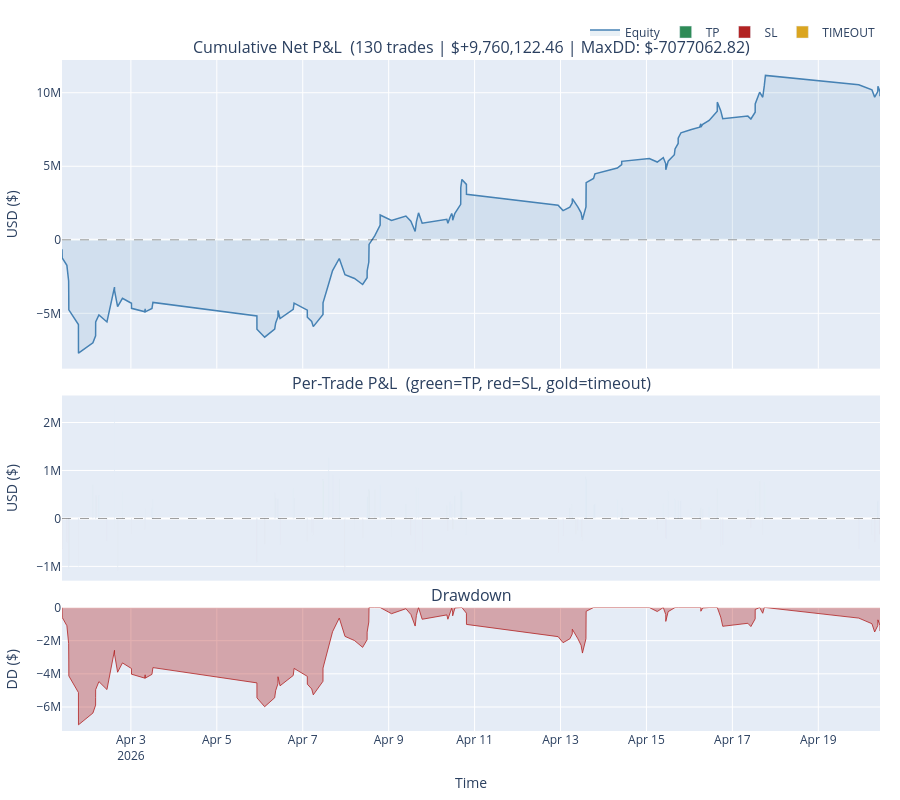

Write notebook code for a chart like this one.
### Code cell
if len(trades) == 0:
    print("No trades to display.")
else:
    def _summary_stats(df):
        if len(df) == 0:
            return {}
        return {
            'Trades':          len(df),
            'TP':              (df['outcome'] == 'tp').sum(),
            'SL':              (df['outcome'] == 'sl').sum(),
            'Timeout':         (df['outcome'] == 'timeout').sum(),
            'Win Rate %':      round((df['outcome'] == 'tp').mean() * 100, 1),
            'Net USD ($)':     round(df['net_usd'].sum(), 2),
            'Avg USD ($)':     round(df['net_usd'].mean(), 2),
            'Best Trade ($)':  round(df['net_usd'].max(), 2),
            'Worst Trade ($)': round(df['net_usd'].min(), 2),
            'Commission ($)':  round(COMMISSION_USD * len(df), 2),
        }

    stats = pd.DataFrame({
        'ALL':  _summary_stats(trades),
        'BUY':  _summary_stats(trades[trades['direction'] == 'BUY']),
        'SELL': _summary_stats(trades[trades['direction'] == 'SELL']),
    }).T
    display(stats)

    trades_sorted = trades.sort_values('time').reset_index(drop=True)
    trades_sorted['cum_usd'] = trades_sorted['net_usd'].cumsum()
    running_max = trades_sorted['cum_usd'].cummax()
    drawdown    = trades_sorted['cum_usd'] - running_max
    max_dd      = drawdown.min()

    colour_map = {'tp': 'seagreen', 'sl': 'firebrick', 'timeout': 'goldenrod'}
    bar_colours = trades_sorted['outcome'].map(colour_map)

    fig = make_subplots(
        rows=3, cols=1,
        shared_xaxes=True,
        row_heights=[0.5, 0.3, 0.2],
        vertical_spacing=0.04,
        subplot_titles=(
            f'Cumulative Net P&L  ({len(trades):,} trades | '
            f'${trades_sorted["cum_usd"].iloc[-1]:+,.2f} | MaxDD: ${max_dd:.2f})',
            'Per-Trade P&L  (green=TP, red=SL, gold=timeout)',
            'Drawdown',
        ),
    )

    # ── Row 1: Equity curve ───────────────────────────────────────────────────
    fig.add_trace(go.Scatter(
        x=trades_sorted['time'], y=trades_sorted['cum_usd'],
        mode='lines', line=dict(color='steelblue', width=1.5),
        fill='tozeroy', fillcolor='rgba(70,130,180,0.12)',
        name='Equity',
        hovertemplate='%{x|%Y-%m-%d %H:%M}<br>$%{y:+,.2f}<extra></extra>',
    ), row=1, col=1)
    fig.add_hline(y=0, line=dict(color='black', width=0.8, dash='dash'), opacity=0.5, row=1, col=1)

    # ── Row 2: Per-trade bars ─────────────────────────────────────────────────
    for outcome, color in colour_map.items():
        mask = trades_sorted['outcome'] == outcome
        fig.add_trace(go.Bar(
            x=trades_sorted.loc[mask, 'time'],
            y=trades_sorted.loc[mask, 'net_usd'],
            marker_color=color,
            name=outcome.upper(),
            hovertemplate='%{x|%Y-%m-%d %H:%M}<br>$%{y:+,.2f}<extra>' + outcome.upper() + '</extra>',
        ), row=2, col=1)
    fig.add_hline(y=0, line=dict(color='black', width=0.8, dash='dash'), opacity=0.5, row=2, col=1)

    # ── Row 3: Drawdown ───────────────────────────────────────────────────────
    fig.add_trace(go.Scatter(
        x=trades_sorted['time'], y=drawdown,
        mode='lines', line=dict(color='firebrick', width=0.8),
        fill='tozeroy', fillcolor='rgba(178,34,34,0.35)',
        name='Drawdown',
        hovertemplate='%{x|%Y-%m-%d %H:%M}<br>$%{y:,.2f}<extra></extra>',
        showlegend=False,
    ), row=3, col=1)

    fig.update_layout(
        height=800,
        barmode='relative',
        margin=dict(l=60, r=20, t=60, b=60),
        legend=dict(orientation='h', yanchor='bottom', y=1.02, xanchor='right', x=1),
        xaxis3=dict(title='Time'),
        yaxis=dict(title='USD ($)'),
        yaxis2=dict(title='USD ($)'),
        yaxis3=dict(title='DD ($)'),
        hovermode='x unified',
    )
    fig.show()

### Figure 1 — Plotly figure (JSON) as saved in the notebook; plotly's stock layout.template omitted (floating-point values rounded to 4 significant figures; data arrays with more than 128 entries replaced by an {"elided": "..."} marker saying what was removed)
{"data": [{"fill": "tozeroy", "fillcolor": "rgba(70,130,180,0.12)", "hovertemplate": "%{x|%Y-%m-%d %H:%M}<br>$%{y:+,.2f}<extra></extra>", "line": {"color": "steelblue", "width": 1.5}, "mode": "lines", "name": "Equity", "type": "scatter", "x": {"elided": "130 str values"}, "xaxis": "x", "y": {"elided": "130 float values"}, "yaxis": "y"}, {"hovertemplate": "%{x|%Y-%m-%d %H:%M}<br>$%{y:+,.2f}<extra>TP</extra>", "marker": {"color": "seagreen"}, "name": "TP", "type": "bar", "x": ["2026-04-02T02:47:00.000000", "2026-04-02T04:18:00.000000", "2026-04-02T04:19:00.000000", "2026-04-02T04:20:00.000000", "2026-04-02T06:09:00.000000", "2026-04-02T14:51:00.000000", "2026-04-02T19:18:00.000000", "2026-04-03T07:59:00.000000", "2026-04-03T11:47:00.000000", "2026-04-03T12:19:00.000000", "2026-04-06T08:20:00.000000", "2026-04-06T08:53:00.000000", "2026-04-06T10:10:00.000000", "2026-04-06T10:11:00.000000", "2026-04-06T18:41:00.000000", "2026-04-06T19:10:00.000000", "2026-04-07T11:19:00.000000", "2026-04-07T11:20:00.000000", "2026-04-07T14:25:00.000000", "2026-04-07T16:40:00.000000", "2026-04-07T20:24:00.000000", "2026-04-08T11:58:00.000000", "2026-04-08T11:59:00.000000", "2026-04-08T12:55:00.000000", "2026-04-08T12:56:00.000000", "2026-04-08T13:03:00.000000", "2026-04-08T16:17:00.000000", "2026-04-08T19:15:00.000000", "2026-04-08T19:16:00.000000", "2026-04-09T09:38:00.000000", "2026-04-09T15:30:00.000000", "2026-04-09T16:41:00.000000", "2026-04-10T08:29:00.000000", "2026-04-10T10:08:00.000000", "2026-04-10T11:13:00.000000", "2026-04-10T13:00:00.000000", "2026-04-10T16:14:00.000000", "2026-04-10T16:16:00.000000", "2026-04-10T16:17:00.000000", "2026-04-10T16:55:00.000000", "2026-04-13T05:13:00.000000", "2026-04-13T06:34:00.000000", "2026-04-13T06:35:00.000000", "2026-04-13T14:13:00.000000", "2026-04-13T14:18:00.000000", "2026-04-13T14:19:00.000000", "2026-04-13T18:27:00.000000", "2026-04-13T19:14:00.000000", "2026-04-14T07:44:00.000000", "2026-04-14T10:10:00.000000", "2026-04-14T10:11:00.000000", "2026-04-15T01:36:00.000000", "2026-04-15T09:24:00.000000", "2026-04-15T12:07:00.000000", "2026-04-15T15:35:00.000000", "2026-04-15T15:58:00.000000", "2026-04-15T17:43:00.000000", "2026-04-15T17:44:00.000000", "2026-04-15T19:17:00.000000", "2026-04-16T01:06:00.000000", "2026-04-16T05:45:00.000000", "2026-04-16T06:22:00.000000", "2026-04-16T07:25:00.000000", "2026-04-16T11:01:00.000000", "2026-04-16T15:33:00.000000", "2026-04-16T15:34:00.000000", "2026-04-17T08:39:00.000000", "2026-04-17T12:44:00.000000", "2026-04-17T12:45:00.000000", "2026-04-17T15:14:00.000000", "2026-04-17T17:49:00.000000", "2026-04-17T18:28:00.000000", "2026-04-20T09:13:00.000000", "2026-04-20T09:18:00.000000"], "xaxis": "x2", "y": [708500.0, 478800.0, 466000.0, 468400.0, 486200.0, 2370000.0, 562300.0, 202200.0, 230900.0, 406600.0, 541700.0, 428300.0, 422800.0, 415900.0, 623200.0, 426000.0, 820700.0, 797800.0, 1269000.0, 922000.0, 824300.0, 459700.0, 460800.0, 608000.0, 616300.0, 580300.0, 596500.0, 711200.0, 690700.0, 300900.0, 647600.0, 619800.0, 264300.0, 355700.0, 309500.0, 473100.0, 604000.0, 565600.0, 573400.0, 558700.0, 233900.0, 291400.0, 286700.0, 868400.0, 812100.0, 839800.0, 290000.0, 311200.0, 399200.0, 228500.0, 226500.0, 192900.0, 303600.0, 588800.0, 438700.0, 396700.0, 368600.0, 363700.0, 366900.0, 216900.0, 168000.0, 221300.0, 196500.0, 256500.0, 621700.0, 625500.0, 180000.0, 463100.0, 565800.0, 795300.0, 772100.0, 711800.0, 382800.0, 348900.0], "yaxis": "y2"}, {"hovertemplate": "%{x|%Y-%m-%d %H:%M}<br>$%{y:+,.2f}<extra>SL</extra>", "marker": {"color": "firebrick"}, "name": "SL", "type": "bar", "x": ["2026-04-01T09:32:00.000000", "2026-04-01T09:38:00.000000", "2026-04-01T12:15:00.000000", "2026-04-01T13:14:00.000000", "2026-04-01T13:18:00.000000", "2026-04-01T13:20:00.000000", "2026-04-01T18:42:00.000000", "2026-04-01T18:43:00.000000", "2026-04-01T18:44:00.000000", "2026-04-02T10:38:00.000000", "2026-04-02T16:35:00.000000", "2026-04-03T00:20:00.000000", "2026-04-03T00:21:00.000000", "2026-04-03T07:51:00.000000", "2026-04-03T08:00:00.000000", "2026-04-05T22:24:00.000000", "2026-04-05T22:25:00.000000", "2026-04-06T02:44:00.000000", "2026-04-06T11:20:00.000000", "2026-04-07T02:33:00.000000", "2026-04-07T02:34:00.000000", "2026-04-07T05:00:00.000000", "2026-04-07T05:53:00.000000", "2026-04-07T23:36:00.000000", "2026-04-08T04:55:00.000000", "2026-04-08T09:28:00.000000", "2026-04-09T01:36:00.000000", "2026-04-09T12:24:00.000000", "2026-04-09T14:48:00.000000", "2026-04-09T18:43:00.000000", "2026-04-10T09:05:00.000000", "2026-04-10T11:44:00.000000", "2026-04-10T11:45:00.000000", "2026-04-10T19:26:00.000000", "2026-04-10T19:27:00.000000", "2026-04-10T19:28:00.000000", "2026-04-12T22:39:00.000000", "2026-04-13T01:25:00.000000", "2026-04-13T08:34:00.000000", "2026-04-13T09:44:00.000000", "2026-04-13T11:29:00.000000", "2026-04-13T12:15:00.000000", "2026-04-15T06:02:00.000000", "2026-04-15T10:47:00.000000", "2026-04-15T10:48:00.000000", "2026-04-16T06:23:00.000000", "2026-04-16T17:29:00.000000", "2026-04-16T18:37:00.000000", "2026-04-17T10:20:00.000000", "2026-04-17T16:57:00.000000", "2026-04-19T22:36:00.000000", "2026-04-20T05:57:00.000000", "2026-04-20T07:29:00.000000", "2026-04-20T10:26:00.000000", "2026-04-20T10:27:00.000000"], "xaxis": "x2", "y": [-635900.0, -596400.0, -501600.0, -1068000.0, -998900.0, -962800.0, -1000000.0, -985800.0, -963600.0, -480700.0, -1094000.0, -339700.0, -342200.0, -239000.0, -202100.0, -921300.0, -903700.0, -534700.0, -547200.0, -478700.0, -473100.0, -287900.0, -356100.0, -1105000.0, -252000.0, -410900.0, -372600.0, -348400.0, -697000.0, -708100.0, -262600.0, -231600.0, -227500.0, -342500.0, -341300.0, -334800.0, -738500.0, -364100.0, -326700.0, -253300.0, -389100.0, -469700.0, -241000.0, -424500.0, -412100.0, -223400.0, -579000.0, -552100.0, -196800.0, -345100.0, -637600.0, -339400.0, -498000.0, -339100.0, -334500.0], "yaxis": "y2"}, {"hovertemplate": "%{x|%Y-%m-%d %H:%M}<br>$%{y:+,.2f}<extra>TIMEOUT</extra>", "marker": {"color": "goldenrod"}, "name": "TIMEOUT", "type": "bar", "x": ["2026-04-02T14:52:00.000000"], "xaxis": "x2", "y": [-230000.0], "yaxis": "y2"}, {"fill": "tozeroy", "fillcolor": "rgba(178,34,34,0.35)", "hovertemplate": "%{x|%Y-%m-%d %H:%M}<br>$%{y:,.2f}<extra></extra>", "line": {"color": "firebrick", "width": 0.8}, "mode": "lines", "name": "Drawdown", "showlegend": false, "type": "scatter", "x": {"elided": "130 str values"}, "xaxis": "x3", "y": {"elided": "130 float values"}, "yaxis": "y3"}], "layout": {"annotations": [{"font": {"size": 16}, "showarrow": false, "text": "Cumulative Net P&L  (130 trades | $+9,760,122.46 | MaxDD: $-7077062.82)", "x": 0.5, "xanchor": "center", "xref": "paper", "y": 1, "yanchor": "bottom", "yref": "paper"}, {"font": {"size": 16}, "showarrow": false, "text": "Per-Trade P&L  (green=TP, red=SL, gold=timeout)", "x": 0.5, "xanchor": "center", "xref": "paper", "y": 0.5, "yanchor": "bottom", "yref": "paper"}, {"font": {"size": 16}, "showarrow": false, "text": "Drawdown", "x": 0.5, "xanchor": "center", "xref": "paper", "y": 0.184, "yanchor": "bottom", "yref": "paper"}], "barmode": "relative", "height": 800, "hovermode": "x unified", "legend": {"orientation": "h", "x": 1, "xanchor": "right", "y": 1.02, "yanchor": "bottom"}, "margin": {"b": 60, "l": 60, "r": 20, "t": 60}, "shapes": [{"line": {"color": "black", "dash": "dash", "width": 0.8}, "opacity": 0.5, "type": "line", "x0": 0, "x1": 1, "xref": "x domain", "y0": 0, "y1": 0, "yref": "y"}, {"line": {"color": "black", "dash": "dash", "width": 0.8}, "opacity": 0.5, "type": "line", "x0": 0, "x1": 1, "xref": "x2 domain", "y0": 0, "y1": 0, "yref": "y2"}], "xaxis": {"anchor": "y", "domain": [0, 1], "matches": "x3", "showticklabels": false}, "xaxis2": {"anchor": "y2", "domain": [0, 1], "matches": "x3", "showticklabels": false}, "xaxis3": {"anchor": "y3", "domain": [0, 1], "title": {"text": "Time"}}, "yaxis": {"anchor": "x", "domain": [0.54, 1], "title": {"text": "USD ($)"}}, "yaxis2": {"anchor": "x2", "domain": [0.224, 0.5], "title": {"text": "USD ($)"}}, "yaxis3": {"anchor": "x3", "domain": [0, 0.184], "title": {"text": "DD ($)"}}}}
